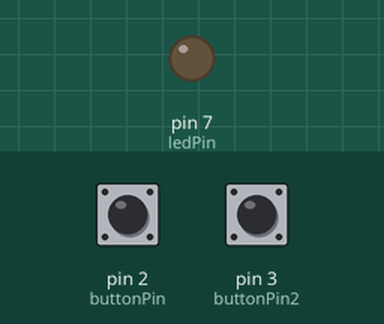
Simulated run of this sketch. Board: Arduino Uno, built with avr-gcc and run on an emulated ATmega328P. Parts: output pins drawn as LEDs (lit = HIGH). The test bench sets the inputs (shaded band); at power-on: pin 2 (buttonPin) HIGH, pin 3 (buttonPin2) HIGH.

Above: at 1.2 s.
1.3 s: pin 2 (buttonPin) pulled LOW for 0.15 s
At 1.7 s:
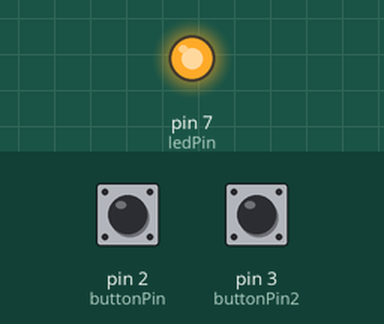
2.9 s: pin 3 (buttonPin2) pulled LOW for 0.15 s
At 4.1 s:
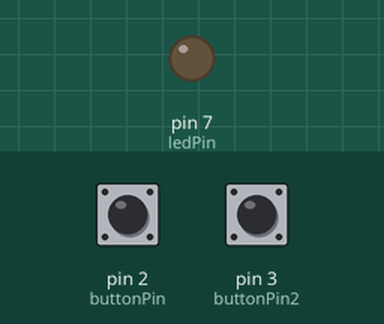
4.5 s: pin 2 (buttonPin) pulled LOW for 1 s
At 5.3 s:
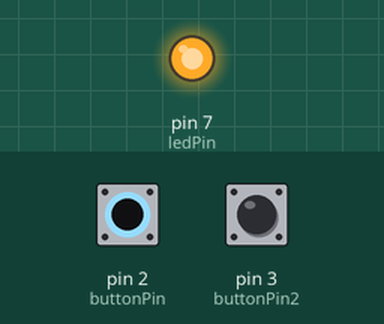
7.0 s: pin 2 (buttonPin) driven LOW and pin 3 (buttonPin2) driven LOW
At 7.5 s:
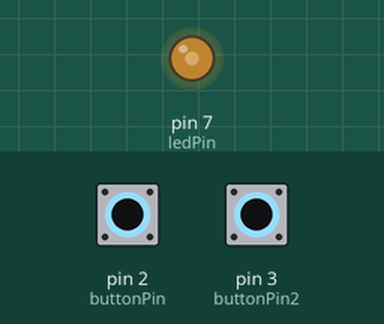
8.5 s: pin 3 (buttonPin2) driven HIGH
At 9.4 s:
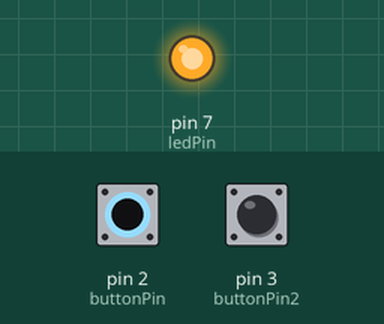
Timing chart, 0 to 11.0 s (numbered marks = the images above; inputs shaded):
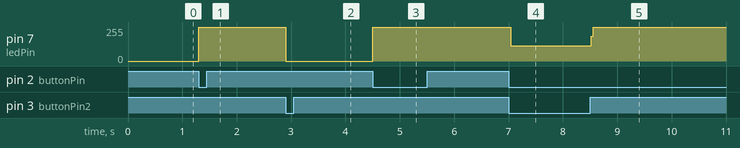

Measured:
- after the input at 1.3 s, pin 7 (ledPin): 0/255 → 255/255 at once
- after the input at 2.9 s, pin 7 (ledPin): 255/255 → 0/255 at once
- after the input at 4.5 s, pin 7 (ledPin): 0/255 → 255/255 at once
- after the input at 7.0 s, pin 7 (ledPin): 255/255 → 113/255 at once
- after the input at 8.5 s, pin 7 (ledPin): 113/255 → 255/255 at once

The sketch:

MP3_2Buttons.ino
```cpp
// this constant won't change:
const int  buttonPin = 2;    // the pin that the pushbutton is attached to
const int buttonPin2 = 3;
const int ledPin = 7;       // the pin that the LED is attached to

void setup() {
  // initialize the button pin as a input:
  pinMode(buttonPin, INPUT);
  pinMode(buttonPin2, INPUT);
  // initialize the LED as an output:
  pinMode(ledPin, OUTPUT);
  // initialize serial communication:
  Serial.begin(9600);
}

void loop() {
  static bool ledState = false;
  if ((digitalRead(buttonPin) == LOW) && !ledState) {
    digitalWrite(ledPin, HIGH);
    ledState = true;
  }
  if((digitalRead(buttonPin2) == LOW) && ledState) {
    digitalWrite(ledPin, LOW);
    ledState = false;
  }
}
```
